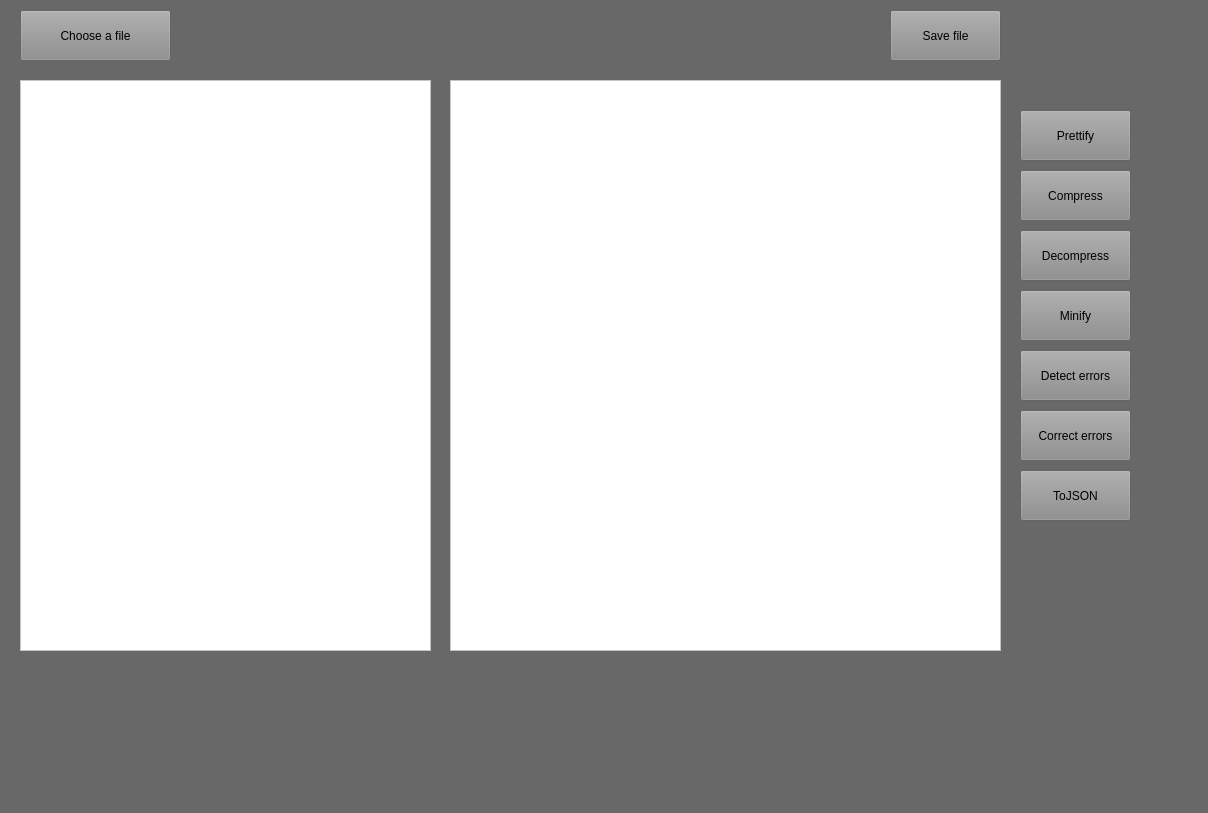
<?xml version="1.0" encoding="UTF-8"?>
<ui version="4.0">
 <class>MainWindow</class>
 <widget class="QMainWindow" name="MainWindow">
  <property name="geometry">
   <rect>
    <x>0</x>
    <y>0</y>
    <width>1208</width>
    <height>813</height>
   </rect>
  </property>
  <property name="windowTitle">
   <string>MainWindow</string>
  </property>
  <property name="styleSheet">
   <string notr="true">background-color: rgb(104, 104, 104);</string>
  </property>
  <widget class="QWidget" name="centralwidget">
   <widget class="QPushButton" name="pushButton">
    <property name="geometry">
     <rect>
      <x>20</x>
      <y>10</y>
      <width>151</width>
      <height>51</height>
     </rect>
    </property>
    <property name="styleSheet">
     <string notr="true">background-color: rgb(140, 140, 140);</string>
    </property>
    <property name="text">
     <string>Choose a file</string>
    </property>
   </widget>
   <widget class="QPushButton" name="pushButton_2">
    <property name="geometry">
     <rect>
      <x>1020</x>
      <y>110</y>
      <width>111</width>
      <height>51</height>
     </rect>
    </property>
    <property name="autoFillBackground">
     <bool>false</bool>
    </property>
    <property name="styleSheet">
     <string notr="true">background-color: rgb(140, 140, 140);</string>
    </property>
    <property name="text">
     <string>Prettify</string>
    </property>
   </widget>
   <widget class="QTextBrowser" name="textBrowser">
    <property name="geometry">
     <rect>
      <x>20</x>
      <y>80</y>
      <width>411</width>
      <height>571</height>
     </rect>
    </property>
    <property name="palette">
     <palette>
      <active>
       <colorrole role="WindowText">
        <brush brushstyle="SolidPattern">
         <color alpha="255">
          <red>67</red>
          <green>67</green>
          <blue>67</blue>
         </color>
        </brush>
       </colorrole>
       <colorrole role="Button">
        <brush brushstyle="SolidPattern">
         <color alpha="255">
          <red>227</red>
          <green>227</green>
          <blue>227</blue>
         </color>
        </brush>
       </colorrole>
       <colorrole role="Dark">
        <brush brushstyle="SolidPattern">
         <color alpha="255">
          <red>90</red>
          <green>92</green>
          <blue>93</blue>
         </color>
        </brush>
       </colorrole>
       <colorrole role="Text">
        <brush brushstyle="SolidPattern">
         <color alpha="255">
          <red>8</red>
          <green>8</green>
          <blue>8</blue>
         </color>
        </brush>
       </colorrole>
       <colorrole role="BrightText">
        <brush brushstyle="SolidPattern">
         <color alpha="255">
          <red>255</red>
          <green>255</green>
          <blue>255</blue>
         </color>
        </brush>
       </colorrole>
       <colorrole role="ButtonText">
        <brush brushstyle="SolidPattern">
         <color alpha="255">
          <red>0</red>
          <green>0</green>
          <blue>0</blue>
         </color>
        </brush>
       </colorrole>
       <colorrole role="Base">
        <brush brushstyle="SolidPattern">
         <color alpha="255">
          <red>255</red>
          <green>255</green>
          <blue>255</blue>
         </color>
        </brush>
       </colorrole>
       <colorrole role="Window">
        <brush brushstyle="SolidPattern">
         <color alpha="255">
          <red>255</red>
          <green>255</green>
          <blue>255</blue>
         </color>
        </brush>
       </colorrole>
       <colorrole role="AlternateBase">
        <brush brushstyle="SolidPattern">
         <color alpha="255">
          <red>255</red>
          <green>255</green>
          <blue>255</blue>
         </color>
        </brush>
       </colorrole>
       <colorrole role="ToolTipBase">
        <brush brushstyle="SolidPattern">
         <color alpha="255">
          <red>255</red>
          <green>255</green>
          <blue>255</blue>
         </color>
        </brush>
       </colorrole>
       <colorrole role="ToolTipText">
        <brush brushstyle="SolidPattern">
         <color alpha="255">
          <red>36</red>
          <green>36</green>
          <blue>36</blue>
         </color>
        </brush>
       </colorrole>
       <colorrole role="PlaceholderText">
        <brush brushstyle="SolidPattern">
         <color alpha="255">
          <red>66</red>
          <green>66</green>
          <blue>67</blue>
         </color>
        </brush>
       </colorrole>
      </active>
      <inactive>
       <colorrole role="WindowText">
        <brush brushstyle="SolidPattern">
         <color alpha="255">
          <red>208</red>
          <green>208</green>
          <blue>208</blue>
         </color>
        </brush>
       </colorrole>
       <colorrole role="Button">
        <brush brushstyle="SolidPattern">
         <color alpha="255">
          <red>64</red>
          <green>65</green>
          <blue>66</blue>
         </color>
        </brush>
       </colorrole>
       <colorrole role="Dark">
        <brush brushstyle="SolidPattern">
         <color alpha="255">
          <red>64</red>
          <green>65</green>
          <blue>66</blue>
         </color>
        </brush>
       </colorrole>
       <colorrole role="Text">
        <brush brushstyle="SolidPattern">
         <color alpha="255">
          <red>208</red>
          <green>208</green>
          <blue>208</blue>
         </color>
        </brush>
       </colorrole>
       <colorrole role="BrightText">
        <brush brushstyle="SolidPattern">
         <color alpha="255">
          <red>255</red>
          <green>51</green>
          <blue>51</blue>
         </color>
        </brush>
       </colorrole>
       <colorrole role="ButtonText">
        <brush brushstyle="SolidPattern">
         <color alpha="255">
          <red>208</red>
          <green>208</green>
          <blue>208</blue>
         </color>
        </brush>
       </colorrole>
       <colorrole role="Base">
        <brush brushstyle="SolidPattern">
         <color alpha="255">
          <red>46</red>
          <green>47</green>
          <blue>48</blue>
         </color>
        </brush>
       </colorrole>
       <colorrole role="Window">
        <brush brushstyle="SolidPattern">
         <color alpha="255">
          <red>46</red>
          <green>47</green>
          <blue>48</blue>
         </color>
        </brush>
       </colorrole>
       <colorrole role="AlternateBase">
        <brush brushstyle="SolidPattern">
         <color alpha="255">
          <red>53</red>
          <green>54</green>
          <blue>55</blue>
         </color>
        </brush>
       </colorrole>
       <colorrole role="ToolTipBase">
        <brush brushstyle="SolidPattern">
         <color alpha="255">
          <red>64</red>
          <green>65</green>
          <blue>66</blue>
         </color>
        </brush>
       </colorrole>
       <colorrole role="ToolTipText">
        <brush brushstyle="SolidPattern">
         <color alpha="255">
          <red>208</red>
          <green>208</green>
          <blue>208</blue>
         </color>
        </brush>
       </colorrole>
       <colorrole role="PlaceholderText">
        <brush brushstyle="SolidPattern">
         <color alpha="255">
          <red>127</red>
          <green>127</green>
          <blue>128</blue>
         </color>
        </brush>
       </colorrole>
      </inactive>
      <disabled>
       <colorrole role="WindowText">
        <brush brushstyle="SolidPattern">
         <color alpha="255">
          <red>90</red>
          <green>92</green>
          <blue>93</blue>
         </color>
        </brush>
       </colorrole>
       <colorrole role="Button">
        <brush brushstyle="SolidPattern">
         <color alpha="255">
          <red>227</red>
          <green>227</green>
          <blue>227</blue>
         </color>
        </brush>
       </colorrole>
       <colorrole role="Dark">
        <brush brushstyle="SolidPattern">
         <color alpha="255">
          <red>90</red>
          <green>92</green>
          <blue>93</blue>
         </color>
        </brush>
       </colorrole>
       <colorrole role="Text">
        <brush brushstyle="SolidPattern">
         <color alpha="255">
          <red>90</red>
          <green>92</green>
          <blue>93</blue>
         </color>
        </brush>
       </colorrole>
       <colorrole role="BrightText">
        <brush brushstyle="SolidPattern">
         <color alpha="255">
          <red>255</red>
          <green>255</green>
          <blue>255</blue>
         </color>
        </brush>
       </colorrole>
       <colorrole role="ButtonText">
        <brush brushstyle="SolidPattern">
         <color alpha="255">
          <red>90</red>
          <green>92</green>
          <blue>93</blue>
         </color>
        </brush>
       </colorrole>
       <colorrole role="Base">
        <brush brushstyle="SolidPattern">
         <color alpha="255">
          <red>255</red>
          <green>255</green>
          <blue>255</blue>
         </color>
        </brush>
       </colorrole>
       <colorrole role="Window">
        <brush brushstyle="SolidPattern">
         <color alpha="255">
          <red>255</red>
          <green>255</green>
          <blue>255</blue>
         </color>
        </brush>
       </colorrole>
       <colorrole role="AlternateBase">
        <brush brushstyle="SolidPattern">
         <color alpha="255">
          <red>53</red>
          <green>54</green>
          <blue>55</blue>
         </color>
        </brush>
       </colorrole>
       <colorrole role="ToolTipBase">
        <brush brushstyle="SolidPattern">
         <color alpha="255">
          <red>64</red>
          <green>65</green>
          <blue>66</blue>
         </color>
        </brush>
       </colorrole>
       <colorrole role="ToolTipText">
        <brush brushstyle="SolidPattern">
         <color alpha="255">
          <red>208</red>
          <green>208</green>
          <blue>208</blue>
         </color>
        </brush>
       </colorrole>
       <colorrole role="PlaceholderText">
        <brush brushstyle="SolidPattern">
         <color alpha="255">
          <red>127</red>
          <green>127</green>
          <blue>128</blue>
         </color>
        </brush>
       </colorrole>
      </disabled>
     </palette>
    </property>
    <property name="styleSheet">
     <string notr="true">background-color: rgb(255, 255, 255);</string>
    </property>
   </widget>
   <widget class="QTextBrowser" name="textBrowser_2">
    <property name="geometry">
     <rect>
      <x>450</x>
      <y>80</y>
      <width>551</width>
      <height>571</height>
     </rect>
    </property>
    <property name="styleSheet">
     <string notr="true">background-color: rgb(255, 255, 255);</string>
    </property>
   </widget>
   <widget class="QPushButton" name="pushButton_3">
    <property name="geometry">
     <rect>
      <x>890</x>
      <y>10</y>
      <width>111</width>
      <height>51</height>
     </rect>
    </property>
    <property name="styleSheet">
     <string notr="true">background-color: rgb(140, 140, 140);
</string>
    </property>
    <property name="text">
     <string>Save file</string>
    </property>
   </widget>
   <widget class="QPushButton" name="pushButton_4">
    <property name="geometry">
     <rect>
      <x>1020</x>
      <y>170</y>
      <width>111</width>
      <height>51</height>
     </rect>
    </property>
    <property name="styleSheet">
     <string notr="true">background-color: rgb(140, 140, 140);</string>
    </property>
    <property name="text">
     <string>Compress</string>
    </property>
   </widget>
   <widget class="QPushButton" name="pushButton_5">
    <property name="geometry">
     <rect>
      <x>1020</x>
      <y>230</y>
      <width>111</width>
      <height>51</height>
     </rect>
    </property>
    <property name="styleSheet">
     <string notr="true">background-color: rgb(140, 140, 140);</string>
    </property>
    <property name="text">
     <string>Decompress</string>
    </property>
   </widget>
   <widget class="QPushButton" name="pushButton_6">
    <property name="geometry">
     <rect>
      <x>1020</x>
      <y>290</y>
      <width>111</width>
      <height>51</height>
     </rect>
    </property>
    <property name="styleSheet">
     <string notr="true">background-color: rgb(140, 140, 140);</string>
    </property>
    <property name="text">
     <string>Minify</string>
    </property>
   </widget>
   <widget class="QPushButton" name="pushButton_7">
    <property name="geometry">
     <rect>
      <x>1020</x>
      <y>350</y>
      <width>111</width>
      <height>51</height>
     </rect>
    </property>
    <property name="styleSheet">
     <string notr="true">background-color: rgb(140, 140, 140);</string>
    </property>
    <property name="text">
     <string>Detect errors</string>
    </property>
   </widget>
   <widget class="QPushButton" name="pushButton_8">
    <property name="geometry">
     <rect>
      <x>1020</x>
      <y>410</y>
      <width>111</width>
      <height>51</height>
     </rect>
    </property>
    <property name="styleSheet">
     <string notr="true">background-color: rgb(140, 140, 140);</string>
    </property>
    <property name="text">
     <string>Correct errors</string>
    </property>
   </widget>
   <widget class="QPushButton" name="pushButton_9">
    <property name="geometry">
     <rect>
      <x>1020</x>
      <y>470</y>
      <width>111</width>
      <height>51</height>
     </rect>
    </property>
    <property name="styleSheet">
     <string notr="true">background-color: rgb(140, 140, 140);</string>
    </property>
    <property name="text">
     <string>ToJSON</string>
    </property>
   </widget>
  </widget>
  <widget class="QStatusBar" name="statusbar"/>
 </widget>
 <resources/>
 <connections/>
</ui>
